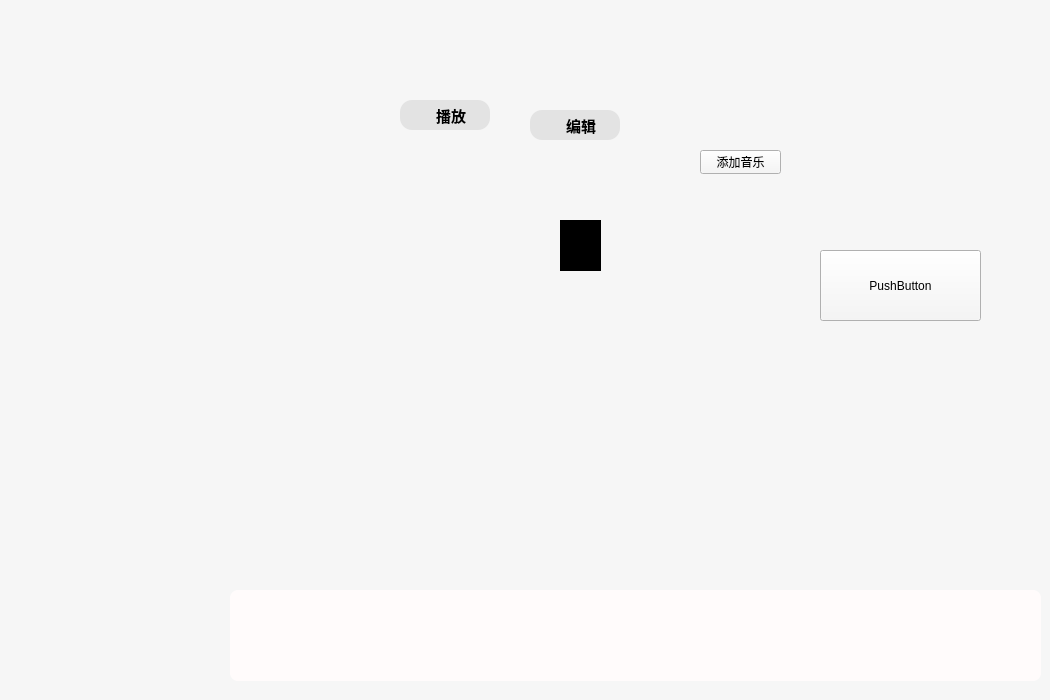
<?xml version="1.0" encoding="UTF-8"?>
<ui version="4.0">
 <class>MainWidget</class>
 <widget class="QWidget" name="MainWidget">
  <property name="geometry">
   <rect>
    <x>0</x>
    <y>0</y>
    <width>1050</width>
    <height>700</height>
   </rect>
  </property>
  <property name="minimumSize">
   <size>
    <width>1050</width>
    <height>700</height>
   </size>
  </property>
  <property name="windowTitle">
   <string>MainWidget</string>
  </property>
  <property name="styleSheet">
   <string notr="true">background-color: rgb(246, 246, 246);</string>
  </property>
  <widget class="playerControlWidget" name="widget_bottom" native="true">
   <property name="geometry">
    <rect>
     <x>230</x>
     <y>590</y>
     <width>811</width>
     <height>91</height>
    </rect>
   </property>
   <property name="minimumSize">
    <size>
     <width>0</width>
     <height>91</height>
    </size>
   </property>
   <property name="maximumSize">
    <size>
     <width>16777215</width>
     <height>91</height>
    </size>
   </property>
   <property name="styleSheet">
    <string notr="true">color: rgb(253, 253, 253);
background-color: rgb(255, 251, 251);
border-radius:8px;</string>
   </property>
  </widget>
  <widget class="QPushButton" name="pushButton">
   <property name="geometry">
    <rect>
     <x>700</x>
     <y>150</y>
     <width>81</width>
     <height>24</height>
    </rect>
   </property>
   <property name="styleSheet">
    <string notr="true"/>
   </property>
   <property name="text">
    <string>添加音乐</string>
   </property>
  </widget>
  <widget class="QPushButton" name="pushButton_2">
   <property name="geometry">
    <rect>
     <x>820</x>
     <y>250</y>
     <width>161</width>
     <height>71</height>
    </rect>
   </property>
   <property name="text">
    <string>PushButton</string>
   </property>
  </widget>
  <widget class="QCheckBox" name="checkBox">
   <property name="geometry">
    <rect>
     <x>560</x>
     <y>220</y>
     <width>41</width>
     <height>51</height>
    </rect>
   </property>
   <property name="styleSheet">
    <string notr="true">background-color: rgb(0, 0, 0);</string>
   </property>
   <property name="text">
    <string/>
   </property>
   <property name="checked">
    <bool>true</bool>
   </property>
  </widget>
  <widget class="QLabel" name="label_songImage">
   <property name="geometry">
    <rect>
     <x>200</x>
     <y>180</y>
     <width>130</width>
     <height>130</height>
    </rect>
   </property>
   <property name="minimumSize">
    <size>
     <width>130</width>
     <height>130</height>
    </size>
   </property>
   <property name="maximumSize">
    <size>
     <width>130</width>
     <height>130</height>
    </size>
   </property>
   <property name="styleSheet">
    <string notr="true">
border-radius: 12px;</string>
   </property>
   <property name="text">
    <string/>
   </property>
   <property name="pixmap">
    <pixmap resource="myResources.qrc">:/player/images/player/pretty_crazy.jpg</pixmap>
   </property>
   <property name="scaledContents">
    <bool>true</bool>
   </property>
  </widget>
  <widget class="QPushButton" name="pushButton_3">
   <property name="geometry">
    <rect>
     <x>400</x>
     <y>100</y>
     <width>90</width>
     <height>30</height>
    </rect>
   </property>
   <property name="minimumSize">
    <size>
     <width>90</width>
     <height>30</height>
    </size>
   </property>
   <property name="maximumSize">
    <size>
     <width>90</width>
     <height>30</height>
    </size>
   </property>
   <property name="styleSheet">
    <string notr="true">QPushButton {
    background-color: #E3E3E3;
    color: black;
    border-radius: 12px;
    font-size: 15px;
    font-weight: bold;
    padding-left: 12px;
}
QPushButton:hover {
    background-color: #D4D4D4;
}
QPushButton:pressed {
    background-color: #D4D4D4;
}
</string>
   </property>
   <property name="text">
    <string>播放</string>
   </property>
   <property name="icon">
    <iconset resource="myResources.qrc">
     <normaloff>:/player/images/player/play_button.png</normaloff>:/player/images/player/play_button.png</iconset>
   </property>
  </widget>
  <widget class="QPushButton" name="pushButton_edit">
   <property name="geometry">
    <rect>
     <x>530</x>
     <y>110</y>
     <width>90</width>
     <height>30</height>
    </rect>
   </property>
   <property name="minimumSize">
    <size>
     <width>90</width>
     <height>30</height>
    </size>
   </property>
   <property name="maximumSize">
    <size>
     <width>90</width>
     <height>30</height>
    </size>
   </property>
   <property name="styleSheet">
    <string notr="true">QPushButton {
    background-color: #E3E3E3;
    color: black;
    border-radius: 12px;
    font-size: 15px;
    font-weight: bold;
    padding-left: 12px;
}
QPushButton:hover {
    background-color: #D4D4D4;
}
QPushButton:pressed {
    background-color: #D4D4D4;
}
</string>
   </property>
   <property name="text">
    <string>编辑</string>
   </property>
   <property name="icon">
    <iconset resource="myResources.qrc">
     <normaloff>:/player/images/player/edit_button1.png</normaloff>:/player/images/player/edit_button1.png</iconset>
   </property>
  </widget>
 </widget>
 <customwidgets>
  <customwidget>
   <class>playerControlWidget</class>
   <extends>QWidget</extends>
   <header>playercontrolwidget.h</header>
   <container>1</container>
  </customwidget>
 </customwidgets>
 <resources>
  <include location="myResources.qrc"/>
 </resources>
 <connections/>
</ui>
